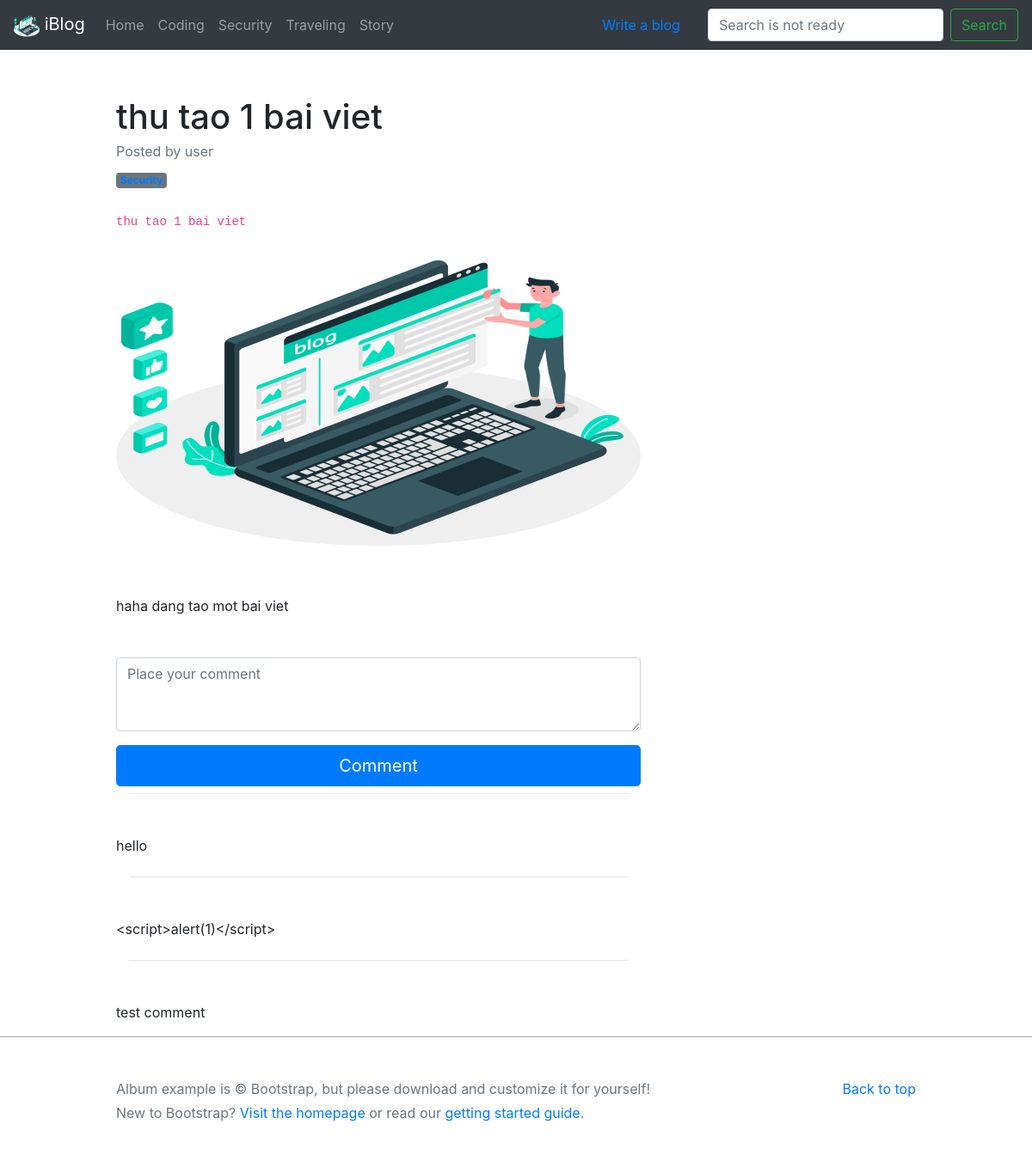
The app's page /post/show/tao-mot-bai-viet with its own data.
### tables this page shows
CREATE TABLE `tbl_categories` (
  `id` int NOT NULL AUTO_INCREMENT,
  `name` varchar(45) NOT NULL,
  `slug` varchar(45) NOT NULL,
  `create_at` varchar(45) NOT NULL,
  PRIMARY KEY (`id`)
);

CREATE TABLE `tbl_posts` (
  `id` int NOT NULL AUTO_INCREMENT,
  `id_author` int NOT NULL,
  `id_category` int DEFAULT NULL,
  `title` varchar(255) NOT NULL,
  `slug` varchar(255) NOT NULL,
  `brief` varchar(255) DEFAULT NULL,
  `views` int DEFAULT NULL,
  `img` varchar(255) DEFAULT NULL,
  `content` text,
  `create_at` varchar(45) NOT NULL,
  `update_at` varchar(45) DEFAULT NULL,
  `delete_at` varchar(45) DEFAULT NULL,
  PRIMARY KEY (`id`,`slug`),
  UNIQUE KEY `id_UNIQUE` (`id`),
  UNIQUE KEY `slug_UNIQUE` (`slug`),
  KEY `fk_category_id_idx` (`id_category`),
  KEY `fk_author_id_idx` (`id_author`),
  CONSTRAINT `fk_author_id` FOREIGN KEY (`id_author`) REFERENCES `tbl_users` (`id`),
  CONSTRAINT `fk_category_id` FOREIGN KEY (`id_category`) REFERENCES `tbl_categories` (`id`)
);

CREATE TABLE `tbl_comments` (
  `id` int NOT NULL AUTO_INCREMENT,
  `id_post` int NOT NULL,
  `comment` varchar(255) NOT NULL,
  PRIMARY KEY (`id`,`id_post`),
  UNIQUE KEY `id_UNIQUE` (`id`),
  KEY `fk_comment_post_idx` (`id_post`)
);

### controllers/BaseController.php (called while the page is built, shortened)
<?php
class BaseController
{
    public function callModel($model)
    {
        return new $model;
    }
    public function callView($view, $data = [])
    {
        require_once "./views/layouts/" . $view . ".php";
    }
    public function callController($controller)
    {
        return new $controller;
    }
}

### core/app.php (called while the page is built, shortened)
<?php
class App
{
    protected $action = "show";
    function __construct()
    {
        $arr = $this->proceedUrl();
        if (isset($arr[0])) {
            if (file_exists("./controllers/" . ucfirst($arr[0]) . "Controller.php")) {
                unset($arr[0]);
            } else {
                $this->controller = "ErrorController";
                unset($arr[0]);
            }
        }
        $this->controller = new $this->controller;
        if (isset($arr[1]) && method_exists($this->controller, $arr[1])) {
            $this->action = $arr[1];
            unset($arr[1]);
        }
        $this->params = $arr ? array_values($arr) : [];
        call_user_func_array([$this->controller, $this->action], $this->params);
    }
    public function proceedUrl()
    {
        $url = null;
        if (isset($_GET["url"])) {
            $url = strtolower($_GET["url"]);
            $url = explode('/', $url);
        }
        return $url;
    }
}

### index.php (called while the page is built, shortened)
<?php
require_once './core/app.php';
require_once './controllers/BaseController.php';
require_once './models/BaseModel.php';
$myApp = new App();

### controllers/CategoryController.php (called while the page is built, shortened)
<?php
class CategoryController extends BaseController
{
    public function getCategories()
    {
        $PostModel = $this->callModel("PostModel");
        return $PostModel->listCategories();
    }
}

### models/BaseModel.php (called while the page is built, shortened)
<?php
class BaseModel
{
    protected $servername = "localhost";
    protected $username = "php";
    protected $password = "Uitctf2021?";
    protected $dbname = "db_iblog";
    public function connectMysql()
    {
        $this->conMysql = new mysqli($this->servername, $this->username, $this->password, $this->dbname);
    }
}

### models/PostModel.php (called while the page is built, shortened)
<?php
class PostModel extends BaseModel
{
    public function viewPost($slug)
    {
        $stmt = $this->conMysql->prepare("SELECT *
        FROM tbl_posts
        INNER JOIN tbl_users ON tbl_posts.id_author = tbl_users.id
        INNER JOIN tbl_categories ON tbl_posts.id_category = tbl_categories.id
        WHERE tbl_posts.slug = ? AND delete_at is null");
        $stmt->bind_param("s", $slug);
        $stmt->execute();
        $result = $stmt->get_result();
        if ($row = $result->fetch_assoc()) {
            return [
                "author" => $row['username'],
                "cateslug" => $row['slug'],
                "category" => $row['name'],
                "title" => $row['title'],
                "brief" => $row['brief'],
                "img" => $row['img'],
                "content" => $row['content']
            ];
        }
        return $arr[] = [];
    }
    public function listCategories()
    {
        $stmt = $this->conMysql->prepare("SELECT * FROM tbl_categories");
        $stmt->execute();
        $result = $stmt->get_result();
        while ($row = $result->fetch_assoc()) {
            $arr[] = [
                'name' => $row['name'],
                'slug' => $row['slug']
            ];
        }
        return $arr;
    }
    public function listComment($id_post)
    {
        $stmt = $this->conMysql->prepare("SELECT comment
        from tbl_comments
        where id_post = ?
        order by id DESC");
        $stmt->bind_param('s', $id_post);
        $stmt->execute();
        $result = $stmt->get_result();
        if ($result->num_rows) {
            while ($row = $result->fetch_assoc()) {
                $arr[] = [
                    'comment' => $row['comment']
                ];
            }
            return $arr;
        }
        return $arr[] = [];
    }
    public function findIdPost($slug)
    {
        $stmt = $this->conMysql->prepare("SELECT `id` FROM tbl_posts where `slug` = ?");
        $stmt->bind_param('s', $slug);
        $stmt->execute();
        $result = $stmt->get_result();
        if ($row = $result->fetch_assoc()) {
            return $row['id'];
        }
        return '0';
    }
}

### views/pages/view.php (the view, shortened to what this page needs)
<div class="container mt-5">
    <div class="row">
        <div class="col-lg-8">
            <article>
                <header class="mb-4">
                    <h1 class="fw-bolder mb-1"><?php echo ($data['data']['data']['title']); ?></h1>
                    <div class="text-muted fst-italic mb-2">Posted by <?php echo ($data['data']['data']['author']); ?></div>
                    <a class="badge bg-secondary text-decoration-none link-light" href="/category/<?php echo $data['data']['data']['cateslug']; ?>"><?php echo htmlspecialchars($data['data']['data']['category']); ?></a>
                </header>
                <code> <?php echo ($data['data']['data']['brief']); ?> </code>
                <figure class="mb-4"><img class="img-fluid rounded thumb" src="/assets/public_img/<?php echo $data['data']['data']['img']; ?>" alt="thumb" /></figure>
                <section class="mb-5">
                    <?php echo "haha\r\n" . $data['data']['data']['content']; ?>
                </section>
            </article>
            <form action="/post/comment" method="POST">
                <div class="form-group">
                    <textarea class="form-control" id="comment" name="comment" rows="3" placeholder="Place your comment" required></textarea>
                </div>
                <button class="btn btn-lg btn-primary btn-block" type="submit" name="submit">Comment</button>
            </form>
            <div class="container">
                <?php
                foreach ($data['data']['comment'] as $key => $value) {
                    echo '<hr class="mt-2 mb-5">';
                    echo '<div class="row">';
                    echo '<p>' . $value['comment'] . '</p>';
                    echo '</div>';
                }
                ?>
            </div>
        </div>
    </div>
</div>

### views/blocks/header.php (shortened to what this page needs)
<?php
$cat = $this->callController('CategoryController');
$cates = $cat->getCategories();
?>
<nav class="navbar fixed-top navbar-expand-lg navbar-dark bg-dark">
    <a class="navbar-brand" href="/">
        <img src="/assets/icon/logo.png" width="30" height="30" alt="">
        iBlog
    </a>
    <div class="collapse navbar-collapse" id="navbarTogglerDemo02">
        <ul class="navbar-nav mr-auto mt-2 mt-lg-0">
            <?php
            if (strpos(strtolower($_SERVER['REQUEST_URI']), 'home') == true) {
                echo '<li class="nav-item active">';
            } else echo '<li class="nav-item">';
            echo '<a class="nav-link" href="/home">Home</a>';
            echo '</li>';
            if ($cates != null) {
                foreach ($cates as $key => $value) {
                    if (strpos(strtolower($_SERVER['REQUEST_URI']), $value['slug']) == true) {
                        echo '<li class="nav-item active">';
                    } else echo '<li class="nav-item">';
                    echo '<a class="nav-link" href="/category/show/' . $value['slug'] . '">' . htmlspecialchars($value['name']) . '</a>';
                    echo '</li>';
                }
            }
            ?>
        </ul>
        <ul class="my-2 my-md-0 mr-md-3">
            <a class="nav-link" href="/dashboard">Write a blog</a>
        </ul>
        <form class="form-inline my-2 my-lg-0">
            <input class="form-control mr-sm-2" name="search" type="search" placeholder="Search is not ready">
            <button class="btn btn-outline-success my-2 my-sm-0" type="submit">Search</button>
        </form>
    </div>
</nav>

### assets/css/style.css (style rules this page uses)
body { padding-top: 4rem; margin-bottom: 6px; }
.container { max-width: 960px; }
.thumb { height: 400px; width: 900px; }

### records on screen
tbl_categories: name "Coding"
tbl_categories: name "Traveling"
tbl_categories: name "Story"
tbl_posts: title "thu tao 1 bai viet", brief "thu tao 1 bai viet", img (picture), content "dang tao mot bai viet"
tbl_comments: comment "hello"
tbl_comments: comment "<script>alert(1)</script>"
tbl_comments: comment "test comment"

### other values on screen
$value['name'] "Security"
$data['data']['data']['author'] "user"
